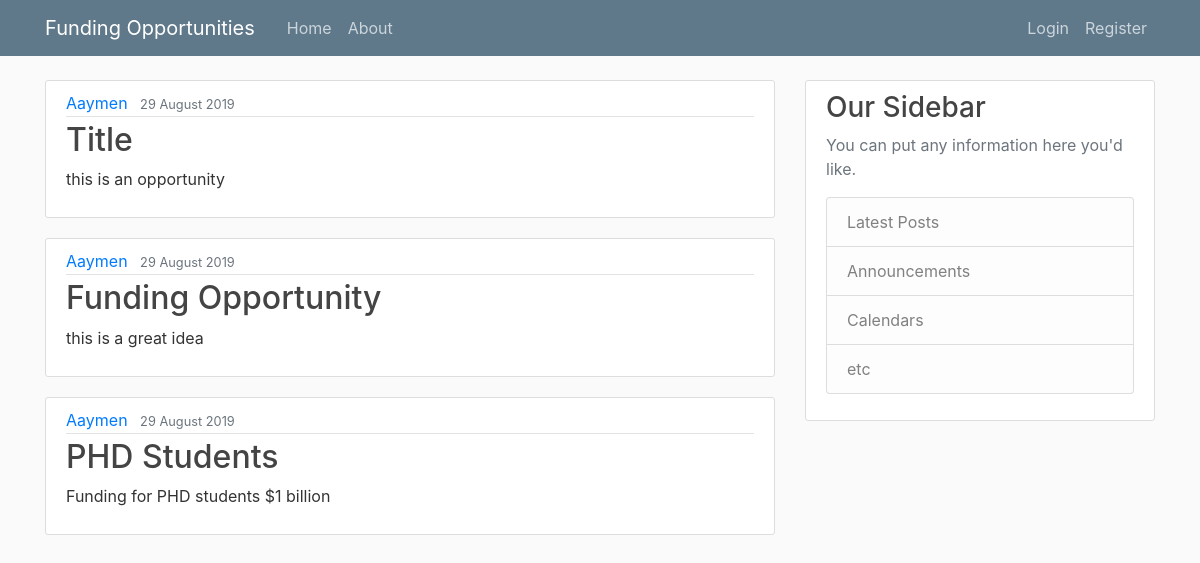
The page / on the database its author committed.
### fodb/models.py (models this page shows, shortened)
class Post(models.Model):
	title = models.CharField(max_length=100)
	content = models.TextField()
	date_posted = models.DateTimeField(default=timezone.now)
	date_updated = models.DateTimeField(auto_now=True)
	author = models.ForeignKey(User, on_delete=models.CASCADE)

### fodb/views.py (the view)
# urls.py: path('', views.home, name='fodb-home'),
def home(request):
	context = {
		'posts': Post.objects.all()
	}
	return render(request,'fodb/home.html', context)

### fodb/templates/fodb/home.html
{% extends "fodb/base.html" %}
{% block content %}
		{% for post in posts%}
				<article class="media content-section">
  					<div class="media-body">
   						 <div class="article-metadata">
      						<a class="mr-2" href="#">{{ post.author }}</a>
      						<small class="text-muted">{{ post.date_posted|date:"d F Y" }}</small>
    					</div>
    					<h2><a class="article-title" href="#">{{ post.title }}</a></h2>
   						 <p class="article-content">{{ post.content }}</p>
  					</div>
				</article>
		{% endfor %}
{% endblock content%}

### fodb/templates/fodb/base.html (shortened to what this page needs)
{% load static %}
<!DOCTYPE html>
<html>
<head>
    <link rel="stylesheet" href="https://maxcdn.bootstrapcdn.com/bootstrap/4.0.0/css/bootstrap.min.css">
    <link rel="stylesheet" type="text/css" href="{% static 'fodb/main.css' %}">
</head>
<body>
    <header class="site-header">
      <nav class="navbar navbar-expand-md navbar-dark bg-steel fixed-top">
        <div class="container">
          <a class="navbar-brand mr-4" href="{% url 'fodb-home' %}">Funding Opportunities</a>
          <div class="collapse navbar-collapse" id="navbarToggle">
            <div class="navbar-nav mr-auto">
              <a class="nav-item nav-link" href="{% url 'fodb-home' %}">Home</a>
              <a class="nav-item nav-link" href="{% url 'fodb-about' %}">About</a>
            </div>
            <div class="navbar-nav">
              {% if user.is_authenticated %}
                <a class="nav-item nav-link" href="{% url 'profile' %}">Profile</a>
                <a class="nav-item nav-link" href="{% url 'logout' %}">Logout</a>
              {% else %}
                <a class="nav-item nav-link" href="{% url 'login' %}">Login</a>
                <a class="nav-item nav-link" href="{% url 'register' %}">Register</a>
              {% endif %}
            </div>
          </div>
        </div>
      </nav>
    </header>
    <main role="main" class="container">
      <div class="row">
        <div class="col-md-8">
          {% block content %}{% endblock %}
        </div>
        <div class="col-md-4">
          <div class="content-section">
            <h3>Our Sidebar</h3>
            <p class='text-muted'>You can put any information here you'd like.
              <ul class="list-group">
                <li class="list-group-item list-group-item-light">Latest Posts</li>
                <li class="list-group-item list-group-item-light">Announcements</li>
                <li class="list-group-item list-group-item-light">Calendars</li>
                <li class="list-group-item list-group-item-light">etc</li>
              </ul>
            </p>
          </div>
        </div>
      </div>
    </main>
</body>
</html>

### fodb/static/fodb/main.css (style rules this page uses)
body { background: #fafafa; color: #333333; margin-top: 5rem; }
h1, h2, h3, h4, h5, h6 { color: #444444; }
ul { margin: 0; }
.bg-steel { background-color: #5f788a; }
.site-header .navbar-nav .nav-link { color: #cbd5db; }
.content-section { background: #ffffff; padding: 10px 20px; border: 1px solid #dddddd; border-radius: 3px; margin-bottom: 20px; }
.article-title { color: #444444; }
.article-content { white-space: pre-line; }
.article-metadata { padding-bottom: 1px; margin-bottom: 4px; border-bottom: 1px solid #e3e3e3 }

### rows shown on the page
Post: author "Aaymen", date_posted "29 August 2019", title "Title", content "this is an opportunity"
Post: author "Aaymen", date_posted "29 August 2019", title "Funding Opportunity", content "this is a great idea"
Post: author "Aaymen", date_posted "29 August 2019", title "PHD Students", content "Funding for PHD students $1 billion"
